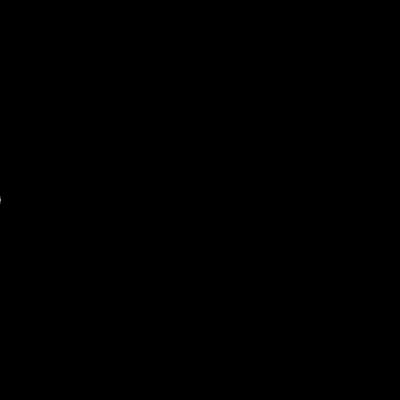
Frame 1 (no input)
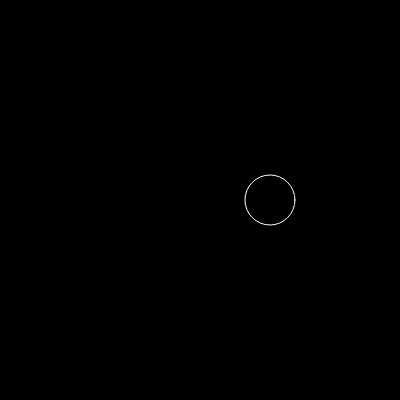
Frame 60 (no input)
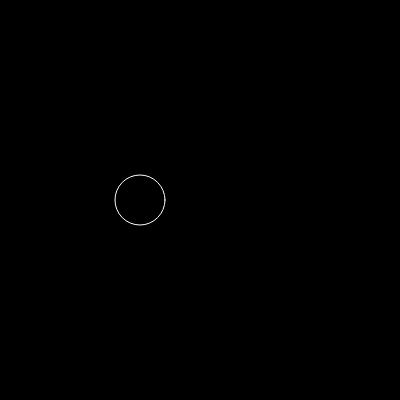
Frame 120 (the mouse pressed at the canvas centre since frame 60)

The p5.js sketch that drew these frames (run headless with seeded random() and noise() and a simulated clock; from frame 60 on, the mouse is pressed at the canvas centre):

// p5.js sketch
// ── sketch.js
let x = -25;

function setup() {
  createCanvas(400, 400);
  noFill()
  stroke(255);
}

function draw() {
    background(0);
    ellipse(x, height/2, 50);

    x += 5;
    if (x - 25 > width) {
      x = 0;
    }
    
    console.log("Hi! x =", x);
}
